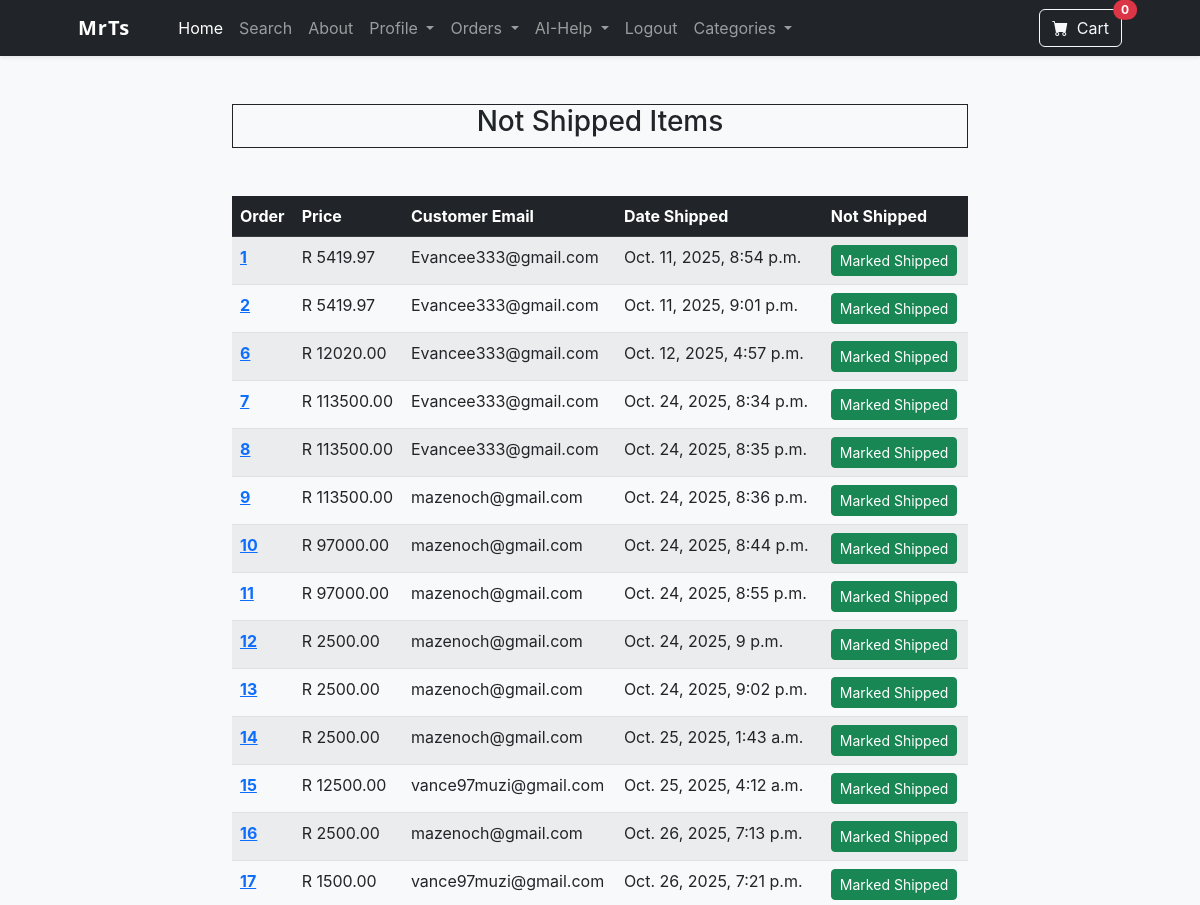
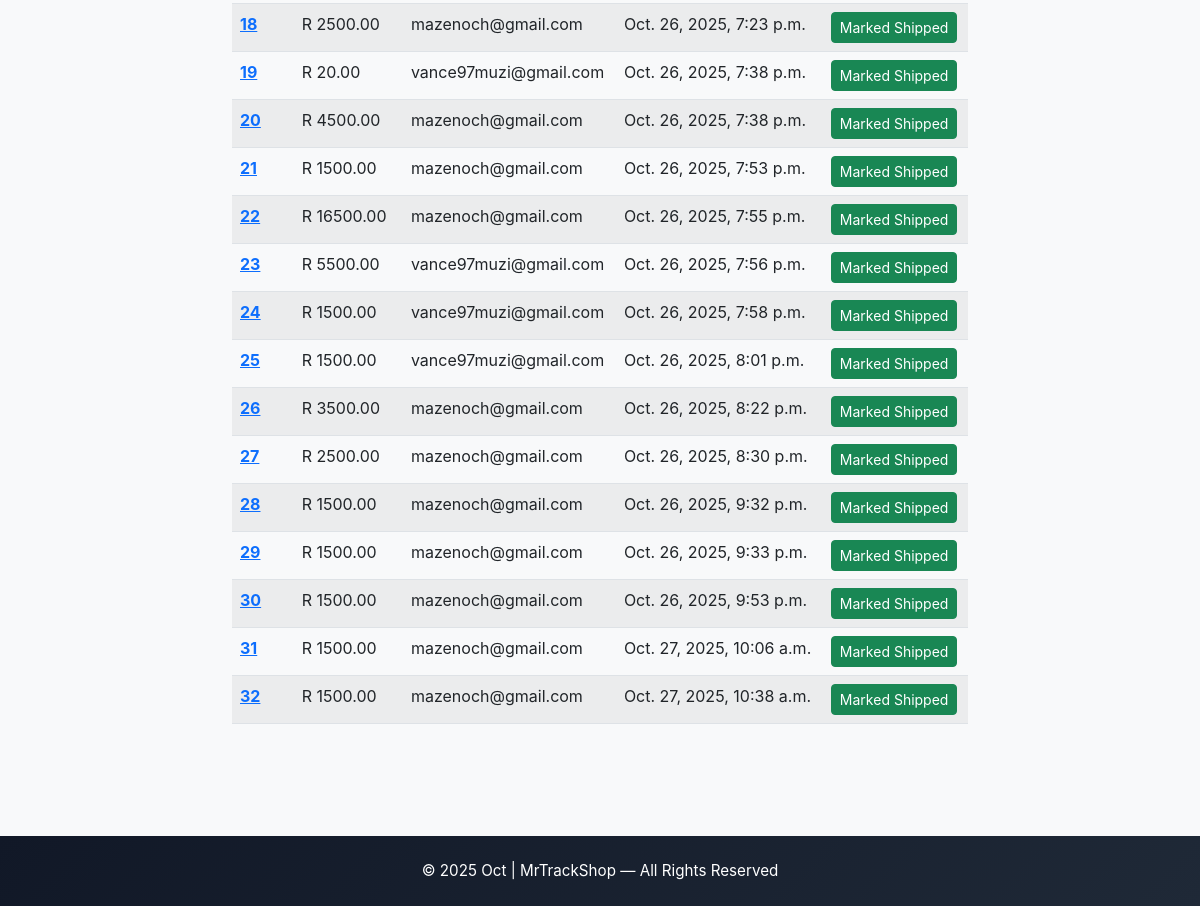
Page /payment/not_shipped_dash/ (signed in) on the committed database (2 pictures, top to bottom).
### payment/models.py (models this page shows, shortened)
class Order(models.Model):
    user = models.ForeignKey(User, on_delete=models.CASCADE,null=True)
    full_name = models.CharField(max_length=250)
    email =models.EmailField(max_length=250)
    shipping_address = models.TextField(max_length=15000)
    amount_paid = models.DecimalField(max_digits=10,decimal_places=2)
    date_ordered = models.DateTimeField(auto_now_add=True)
    shipped = models.BooleanField(default=False)
    date_shipped = models.DateTimeField(blank=True, null=True)
    invoice = models.CharField(max_length=250,null=True,blank=True)
    paid = models.BooleanField(default=False)

### payment/views.py (the view)
# urls.py: path('not_shipped_dash/', views.not_shipped_dash, name='not_shipped_dash'),
def not_shipped_dash(request):
    if request.user.is_authenticated and request.user.is_superuser:
        orders = Order.objects.filter(shipped=False)
        if request.method == "POST":
            num = request.POST.get('num')
            order = Order.objects.filter(id=num)
            order.update(shipped=False)
            messages.success(request, "Shipping Status Updated! View the updated Table (Not Shipped).")
            return redirect('not_shipped_dash')
        return render(request, 'payments/not_shipped_dash.html', {"orders": orders})
    messages.error(request, "Access Denied.")
    return redirect('home')

### cart/cart.py (called while the page is built)
    def __len__(self):
        return len(self.cart)

### cart/context_processors.py (called while the page is built)
def cart(request):
    return {'cart': Cart(request)}

### payment/templates/payments/not_shipped_dash.html (shortened to what this page needs)
{% extends 'base.html' %}
{% block content %}
<section class="py-5 bg-light">
  <div class="container">
    <div class="row justify-content-center">
      <br/><br/>
        <div class="col-lg-8 col-md-10">
            <div class="border-sm border-radius border-dark border ">
                <h3 class="text-center ">Not Shipped Items</h3>
            </div>
        <br/><br/>
                <table class="table table-striped table-hover table-border">
  <thead class="table-dark">
    <tr>
      <th scope="col">Order</th>
      <th scope="col">Price</th>
      <th scope="col">Customer Email</th>
      <th scope="col">Date Shipped</th>
      <th scope="col">Not Shipped</th>
    </tr>
  </thead>
  <tbody >
    {% for item in orders %}
    <tr>
      <th scope="row"><a href="{% url 'orders' item.id %}">{{item.id}}</a></th>
      <td><span class="text-dark">R  </span>{{item.amount_paid}}</td>
      <td>{{item.email}}</td>
      <td>{{item.date_ordered}}</td>
      <td>
        <form method="POST">
            <button type="submit" class="btn btn-success btn-sm">Marked Shipped</button>
        </form>
      </td>
    </tr>
    {% endfor %}
  </tbody>
</table>
<br/><br/>
      </div>
    </div>
  </div>
</section>
{% endblock %}

### store/templates/base.html (style rules this page uses)
body { font-family: "Inter", system-ui, -apple-system, "Segoe UI", Roboto, sans-serif; }

### rows in the picture
Order: id "1", amount_paid "5419.97", email "Evancee333@gmail.com", date_ordered "Oct. 11, 2025, 8:54 p.m."
Order: id "2", amount_paid "5419.97", email "Evancee333@gmail.com", date_ordered "Oct. 11, 2025, 9:01 p.m."
Order: id "6", amount_paid "12020.00", email "Evancee333@gmail.com", date_ordered "Oct. 12, 2025, 4:57 p.m."
Order: id "7", amount_paid "113500.00", email "Evancee333@gmail.com", date_ordered "Oct. 24, 2025, 8:34 p.m."
Order: id "8", amount_paid "113500.00", email "Evancee333@gmail.com", date_ordered "Oct. 24, 2025, 8:35 p.m."
Order: id "9", amount_paid "113500.00", email "mazenoch@gmail.com", date_ordered "Oct. 24, 2025, 8:36 p.m."
Order: id "10", amount_paid "97000.00", email "mazenoch@gmail.com", date_ordered "Oct. 24, 2025, 8:44 p.m."
Order: id "11", amount_paid "97000.00", email "mazenoch@gmail.com", date_ordered "Oct. 24, 2025, 8:55 p.m."
Order: id "12", amount_paid "2500.00", email "mazenoch@gmail.com", date_ordered "Oct. 24, 2025, 9 p.m."
Order: id "13", amount_paid "2500.00", email "mazenoch@gmail.com", date_ordered "Oct. 24, 2025, 9:02 p.m."
Order: id "14", amount_paid "2500.00", email "mazenoch@gmail.com", date_ordered "Oct. 25, 2025, 1:43 a.m."
Order: id "15", amount_paid "12500.00", email "vance97muzi@gmail.com", date_ordered "Oct. 25, 2025, 4:12 a.m."
Order: id "16", amount_paid "2500.00", email "mazenoch@gmail.com", date_ordered "Oct. 26, 2025, 7:13 p.m."
Order: id "17", amount_paid "1500.00", email "vance97muzi@gmail.com", date_ordered "Oct. 26, 2025, 7:21 p.m."
Order: id "18", amount_paid "2500.00", email "mazenoch@gmail.com", date_ordered "Oct. 26, 2025, 7:23 p.m."
Order: id "19", amount_paid "20.00", email "vance97muzi@gmail.com", date_ordered "Oct. 26, 2025, 7:38 p.m."
Order: id "20", amount_paid "4500.00", email "mazenoch@gmail.com", date_ordered "Oct. 26, 2025, 7:38 p.m."
Order: id "21", amount_paid "1500.00", email "mazenoch@gmail.com", date_ordered "Oct. 26, 2025, 7:53 p.m."
Order: id "22", amount_paid "16500.00", email "mazenoch@gmail.com", date_ordered "Oct. 26, 2025, 7:55 p.m."
Order: id "23", amount_paid "5500.00", email "vance97muzi@gmail.com", date_ordered "Oct. 26, 2025, 7:56 p.m."
Order: id "24", amount_paid "1500.00", email "vance97muzi@gmail.com", date_ordered "Oct. 26, 2025, 7:58 p.m."
Order: id "25", amount_paid "1500.00", email "vance97muzi@gmail.com", date_ordered "Oct. 26, 2025, 8:01 p.m."
Order: id "26", amount_paid "3500.00", email "mazenoch@gmail.com", date_ordered "Oct. 26, 2025, 8:22 p.m."
Order: id "27", amount_paid "2500.00", email "mazenoch@gmail.com", date_ordered "Oct. 26, 2025, 8:30 p.m."
Order: id "28", amount_paid "1500.00", email "mazenoch@gmail.com", date_ordered "Oct. 26, 2025, 9:32 p.m."
Order: id "29", amount_paid "1500.00", email "mazenoch@gmail.com", date_ordered "Oct. 26, 2025, 9:33 p.m."
Order: id "30", amount_paid "1500.00", email "mazenoch@gmail.com", date_ordered "Oct. 26, 2025, 9:53 p.m."
Order: id "31", amount_paid "1500.00", email "mazenoch@gmail.com", date_ordered "Oct. 27, 2025, 10:06 a.m."
Order: id "32", amount_paid "1500.00", email "mazenoch@gmail.com", date_ordered "Oct. 27, 2025, 10:38 a.m."

### other values in the picture
{{ cart|length }} "0"
